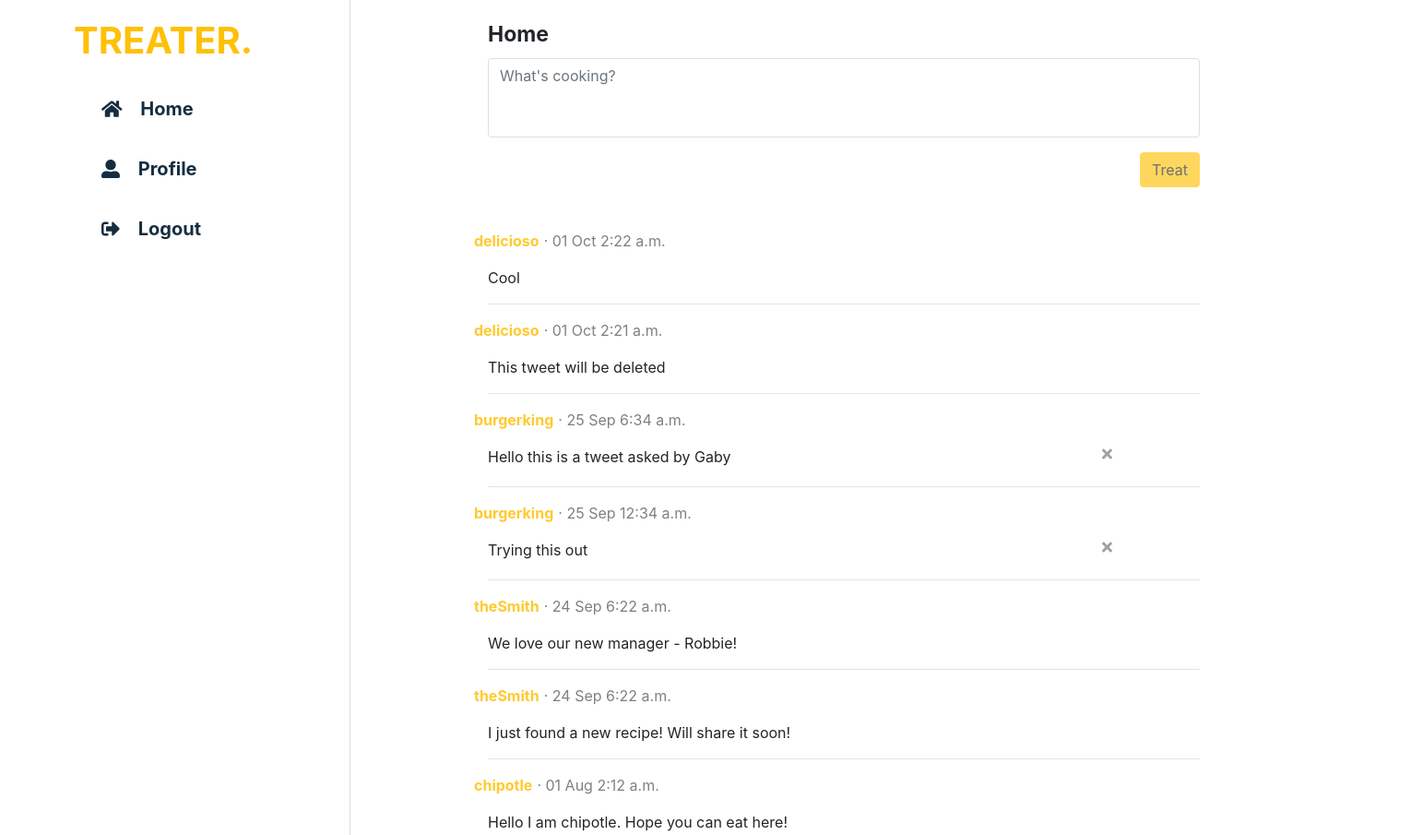
The page /Treater/home (signed in, upper part) on the database as committed earlier.
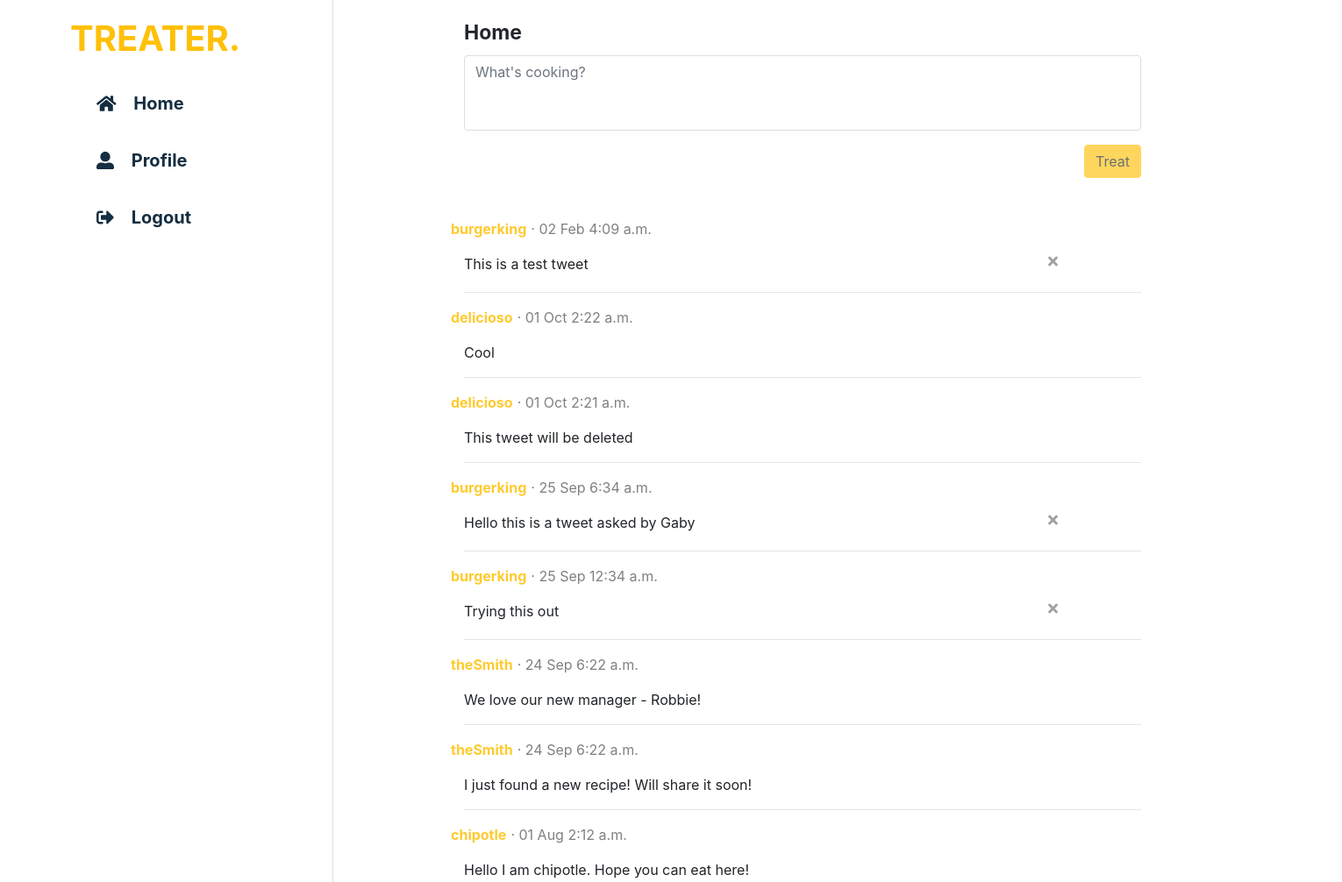
The same page on the database as committed later.
### treater_feed/models.py (models this page shows, shortened)
class Tweet(models.Model):
    user = models.ForeignKey(User, on_delete=models.CASCADE, related_name="tweet_user")
    tweet = models.CharField(max_length=250)
    date_and_time = models.DateTimeField(auto_now_add=True)

class User(AbstractUser):
    description = models.CharField(max_length=250, null=True)

### treater_feed/views.py (the view)
# urls.py: 2. Add a URL to urlpatterns:  path('', views.home, name='home')
@login_required
def home(request):
    user = User.objects.get(username=request.user)
    return render(request, "treater_feed/feed.html", {
        "tweets": Tweet.objects.all().order_by('-date_and_time'),
        "user": user
    })

### treater_feed/templates/treater_feed/feed.html (shortened to what this page needs)
{% extends "treater_feed/layout.html" %} {% block authenticated_body %} {% load static %}
<div class="container treater_feed">
    <div class="container feed">
        <form action="{% url 'add_tweet' %}" method="post" id="tweet-form">
            <div class="form-group text-area">
                <label class="home-title" for="tweet-text-area">Home</label>
                <textarea class="form-control" name="tweet" id="tweet-text-area" rows="3" placeholder="What's cooking?"></textarea>
            </div>
            <input class="btn btn-warning" type="submit" value="Treat" id="treat-button">
        </form>
    </div>
    <div class="container list-tweets">
        <ul>
            {% for tweet in tweets %}
            <li>
                <div class="tweet-post">
                    <div class="row">
                        <a href="{% url 'view_user_profile' tweet.user.id %}">
                            <b>{{tweet.user}}</b>
                        </a>
                        <p class="tweet-date-time"> &#183; {{tweet.date_and_time|date:"d M"}} {{tweet.date_and_time|time:"TIME_FORMAT"}}</p>
                    </div>
                </div>
                <div class="row">
                    <div class="col-sm-10">
                        {{tweet.tweet}}
                    </div>
                    {% if tweet.user.id == user.id %}
                    <a class="btn delete" id="deleteTweet" href="{% url 'delete_tweet_feed' tweet.id user.id %}"><i class="fas fa-times"></i></a> {% endif %}
                </div>
            </li>
            <hr> {% endfor %}
        </ul>
    </div>
</div>
{% endblock %}

Rows that differ between the two databases and show on the page:
added Tweet: user "burgerking", date_and_time "02 Feb", date_and_time "4:09 a.m.", tweet "This is a test tweet"
